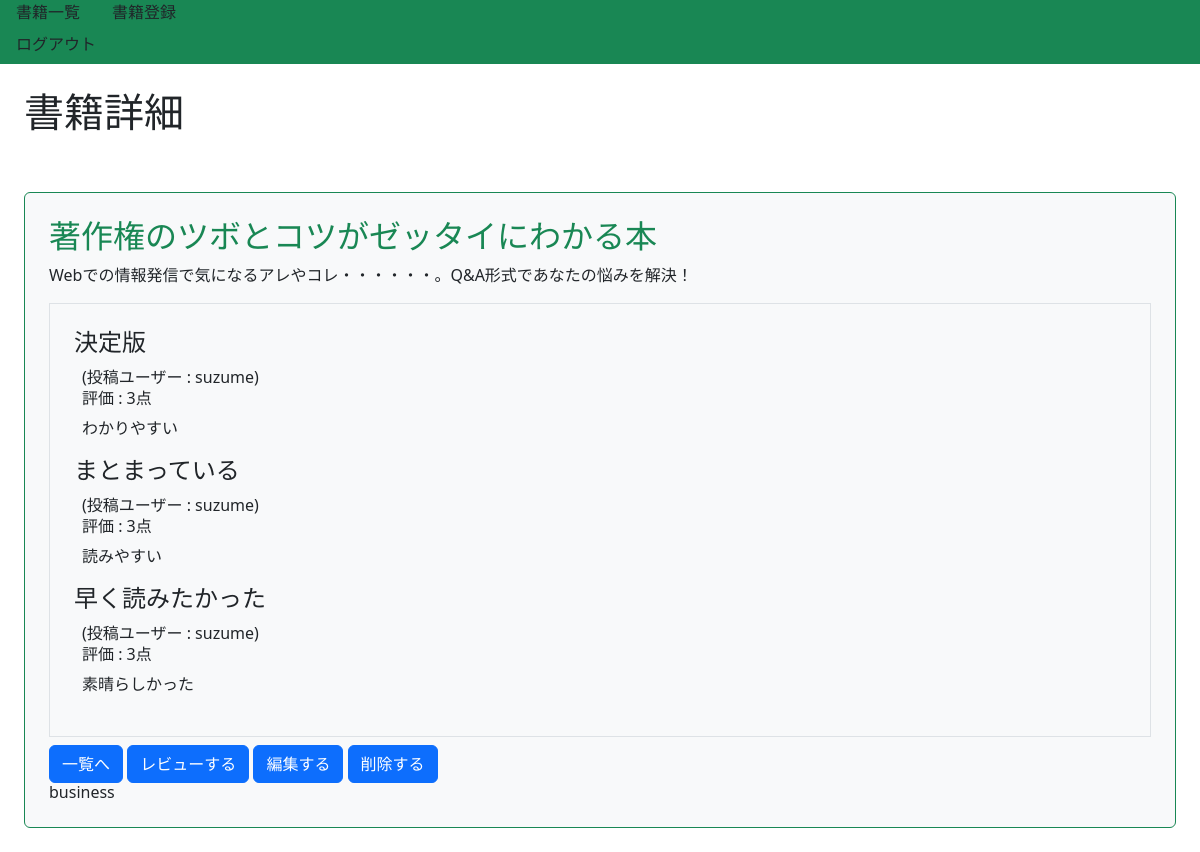
/book/8/detail/ (signed in), run on the app's committed database.
### book/models.py (models this page shows, shortened)
class Book(models.Model):
    title = models.CharField(max_length=100)
    text = models.TextField()
    thumbnail = models.ImageField(null=True, blank=True)
    category = models.CharField(
        max_length=100,
        choices = CATEGORY
        )
    user = models.ForeignKey('auth.User', on_delete=models.CASCADE)

class Review(models.Model):
    book = models.ForeignKey(Book,on_delete=models.CASCADE)
    title = models.CharField(max_length=100)
    text = models.TextField()
    rate = models.IntegerField(choices=RATE_CHOICES)
    user = models.ForeignKey('auth.User',on_delete=models.CASCADE)

### book/views.py (the view)
# urls.py: path('book/<int:pk>/detail/',views.DetailBookView.as_view(),name='detail-book'),
class DetailBookView(LoginRequiredMixin, DetailView):
    template_name = 'book/book_detail.html'
    model = Book

### book/templates/book/book_detail.html (shortened to what this page needs)
{% extends 'base.html' %}
{% block h1 %}書籍詳細{% endblock %}
{% block content %}
    <div class="p-4 m-4 bg-light border border-success rounded">
        <h2 class="text-success">{{ object.title }}</h2>
        <p>{{ object.text }}</p>
        <div class="border p-4 mb-2">
            {% for review in object.review_set.all %}
            <div>
                <h3 class="h4">{{ review.title }}</h3>
                <div class="px-2">
                    <span>(投稿ユーザー : {{ review.user.username }})</span>
                    <h6>評価 : {{ review.rate }}点</h6>
                    <p>{{ review.text }}</p>
                </div>
            </div>
            {% endfor %}
        </div>
        <a href="{% url 'list-book' %}" class="btn btn-primary">一覧へ</a>
        <a href="{% url 'review' object.pk %}" class="btn btn-primary">レビューする</a>
        <a href="{% url 'update-book' object.pk %}" class="btn btn-primary">編集する</a>
        <a href="{% url 'delete-book' object.pk %}" class="btn btn-primary">削除する</a>
        <h6 class="card-title">{{ object.category }}</h6>
    </div>
{% endblock content %}

### book/static/book/css/style.css (style rules this page uses)
a { text-decoration: none; }

### data on the page
Book: title "著作権のツボとコツがゼッタイにわかる本", text "Webでの情報発信で気になるアレやコレ・・・・・・。Q&A形式であなたの悩みを解決！", category "business"
Review: title "決定版", user.username "suzume", rate "3", text "わかりやすい"
Review: title "まとまっている", user.username "suzume", rate "3", text "読みやすい"
Review: title "早く読みたかった", user.username "suzume", rate "3", text "素晴らしかった"
